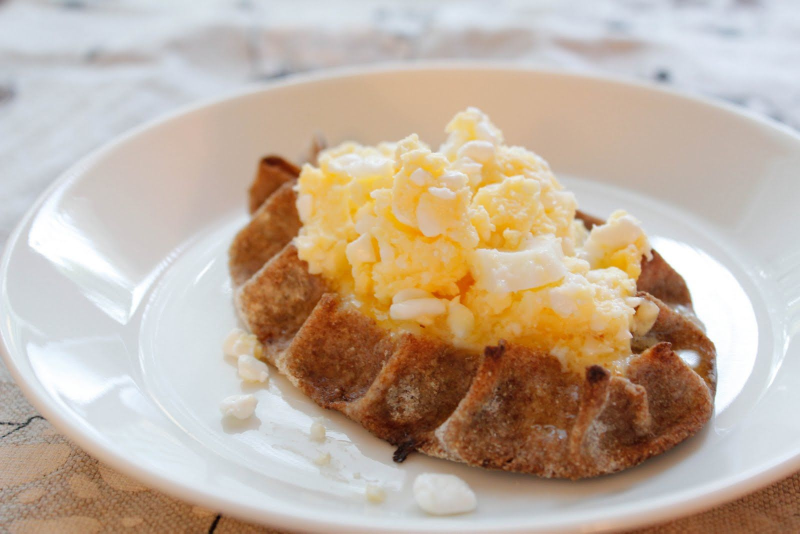
#> input picture source/feature_extraction/images/5.jpg, 1600 x 1067 px, given in place of 0.jpg, which was not available (shown at 1/2 size)
$ jupyter execute --allow-errors 'MXNet extract features cute.ipynb'   (shell and % lines are left out)   (text cells are left out)
#> lines starting #> are read from the running program, lines starting #| are printed output that depends on the picture; pictures that were not available may be replaced by others from this repository, and a replacement may not be noted
[cell 1]
import os, urllib
def download(url):
    filename = url.split("/")[-1]
    if not os.path.exists(filename):
        urllib.request.urlretrieve(url, filename)
def get_model(prefix, epoch):
    download(prefix+'-symbol.json')
    download(prefix+'-%04d.params' % (epoch,))

get_model('http://data.mxnet.io/models/imagenet/resnet/50-layers/resnet-50', 0)

[cell 2]
import mxnet as mx
#> (the rest of this cell did not finish here and is left out)

[cell 3]
#arg_params

#> (a cell that did not finish here is left out)

#> (a cell that did not finish here is left out)

[cell 6]
import os.path

name = "synset.txt"
if not os.path.isfile(name):
    download('http://data.mxnet.io/models/imagenet/resnet/synset.txt')

#> (the rest of this cell did not finish here and is left out)

[cell 7]
import tarfile

name = "val_1000.tar"
if not os.path.isfile(name):
    download('http://data.mxnet.io/data/val_1000.tar')

#> (the rest of this cell did not finish here and is left out)

[cell 8]
import matplotlib
matplotlib.rc("savefig", dpi=100)
import matplotlib.pyplot as plt
import cv2
#> (the rest of this cell did not finish here and is left out)

[cell 9]
import numpy as np
import cv2
def get_image(filename):
#> called with filename = 'val_1000/1.jpg'
    img = cv2.imread(filename)  # read image in b,g,r order
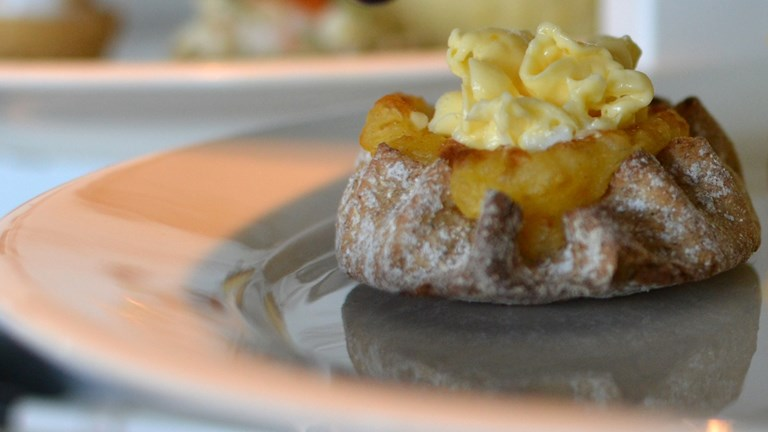
#> input picture source/feature_extraction/images/1.jpg, 768 x 432 px, found by its file name
#> img is the input picture: shape (432, 768, 3); mean B, G, R 115, 135.7, 151.1
    #img = cv2.cvColor(img, cv2.COLOR_BGR2RGB)   # change to r,g,b order
    img = cv2.resize(img, (224, 224))  # resize to 224*224 to fit model
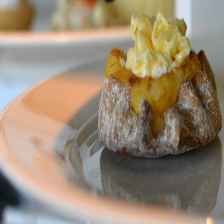
#> img: shape (224, 224, 3); mean B, G, R 114.9, 135.6, 151
    img = np.swapaxes(img, 0, 2)
    img = np.swapaxes(img, 1, 2)  # change to (channel, height, width)
    img = img[np.newaxis, :]  # extend to (example, channel, heigth, width)
    return img

[cell 10]
from collections import namedtuple
Batch = namedtuple('Batch', ['data'])

[cell 11]
# define
img = get_image('val_1000/1.jpg')

#> (a cell that did not finish here is left out)

[cell 13]
from mxnet import nd, autograd, gluon

#> (the rest of this cell did not finish here and is left out)

[cell 14]
#######################
#  Allocate parameters for the output layer
#######################
num_input = 2048
num_outputs = 2
weight_scale = .01

#> (the rest of this cell did not finish here and is left out)

[cell 15]
def naic(cnn_feature_vector):
    #let's apply the softmax later
    return cnn_feature_vector * Wlast + blast

[cell 16]
#kp = ["images/1.jpg", "images/2.jpg", "images/3.jpg", "images/4.jpg", "images/5.jpg", "images/6.jpg", "images/7.jpg", "images/8.jpg",
#      "images/9.jpg", "images/10.jpg", "images/11.jpg", "images/12.jpg", "images/13.jpg", "images/14.jpg", "images/15.jpg",
#      "images/16.jpg", "images/17.jpg", "images/b1.jpg", "images/b2.jpg", "images/b3.jpg", "images/b4.jpg", "images/b5.jpg",
#      "images/b6.jpg", "images/b7.jpg", "images/b8.jpg",
#      "images/b9.jpg", "images/b10.jpg", "images/b11.jpg", "images/b12.jpg", "images/b13.jpg", "images/b14.jpg", "images/b15.jpg",
#      "images/b16.jpg", "images/b17.jpg"]
kp = ["images/1.jpg", "images/2.jpg", "images/3.jpg", "images/4.jpg",
      "images/b1.jpg", "images/b2.jpg", "images/b3.jpg", "images/b4.jpg"]

[cell 17]
dataset_kp = []

#> (a cell that did not finish here is left out)

    mod3.forward(Batch([mx.nd.array(img)]))
    out = mod3.get_outputs()[0].asnumpy()
    dataset_kp.append(out)

[cell 19]
dataset_kp = np.array(dataset_kp)

[cell 20]
# [5 lines of commented-out code are left out]
kp = [2, 1, 1, 2]
kp = kp - np.mean(kp) + 3
pk = [1,1,5,3]
pk = pk - np.mean(pk) + 3

[cell 21]
typicality = np.concatenate((kp,pk))
#typicality = np.asarray([2, 1, 1, 2, 3, 3, 2, 4, 3, 3])
#typicality_for_zero = np.repeat(np.mean(typicality), 10)
#t_data = np.concatenate((typicality, typicality_for_zero), axis = 0)
labels = np.concatenate((np.repeat(1,4), np.repeat(0,4)))
labels = np.array([labels,typicality])

[cell 22]
t_stupid = np.repeat(np.mean(typicality), 34)
labels_stupid = np.concatenate((np.repeat(1,17), np.repeat(0,17)))
labels_stupid = np.array([labels_stupid,t_stupid])

# "images/11.jpg", "images/12.jpg", "images/13.jpg", "images/14.jpg", "images/15.jpg", "images/16.jpg", "images/17.jpg"
# "val_1000/11.jpg", "val_1000/12.jpg", "val_1000/13.jpg", "val_1000/14.jpg", "val_1000/15.jpg", "val_1000/16.jpg", "val_1000/17.jpg"

[cell 23]
t_stupid = np.repeat(np.mean(typicality), 8)
labels_stupid = np.concatenate((np.repeat(1,4), np.repeat(0,4)))
labels_stupid = np.array([labels_stupid,t_stupid])

[cell 24]
#test_kp = ["images/22.jpg", "images/21.jpg", "images/20.jpg", "images/19.jpg", "images/18.jpg",  "val_1000/19.jpg", "val_1000/20.jpg",
#     "val_1000/21.jpg", "val_1000/22.jpg", "val_1000/23.jpg", "val_1000/24.jpg", "val_1000/25.jpg", "val_1000/26.jpg",
#     "val_1000/27.jpg"]
test_kp = ["images/22.jpg", "images/21.jpg", "images/20.jpg", "images/19.jpg", "images/18.jpg",
           "images/17.jpg", "images/16.jpg", "images/15.jpg", "images/14.jpg", "images/13.jpg",
           "images/b22.jpg", "images/b21.jpg", "images/b20.jpg", "images/b19.jpg", "images/b18.jpg",
           "images/b17.jpg", "images/b16.jpg", "images/b15.jpg", "images/b14.jpg", "images/b13.jpg"]
test_set_kp = []

#> (a cell that did not finish here is left out)

#> call 3 of get_image, with filename = 'images/22.jpg'
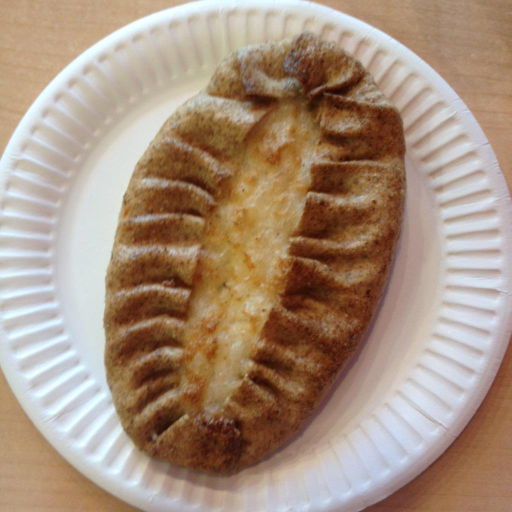
#> input picture source/feature_extraction/images/6.jpg, 1024 x 1024 px, given in place of 22.jpg, which was not available (shown at 1/2 size)
#> in get_image, img is the input picture: shape (1024, 1024, 3); mean B, G, R 125.1, 144, 167
#> in get_image (call 3), `img = cv2.resize(img, (224, 224))`:
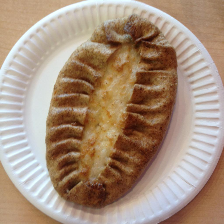
#> img: shape (224, 224, 3); mean B, G, R 125, 143.9, 166.9
